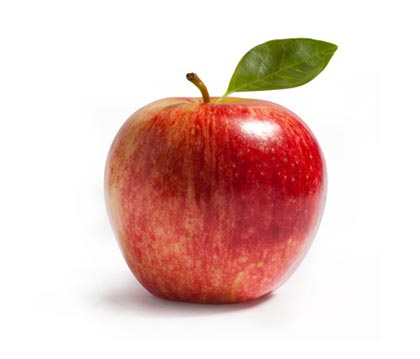
#> input picture apple.jpg, 420 x 359 px
$ python -i cv_test02.py   (imports and definitions only)
#> lines starting #> are read from the running program, lines starting #| are printed output that depends on the picture; after the words box and inside, x2 and y2 are one past the last pixel; in counts of white or black regions, pixels touching at a corner belong together
#!/usr/local/bin/python
#! -*- coding: utf-8 -*-

import numpy as np
import cv2

# 指定した画像(path)の物体を検出し、外接矩形の画像を出力します
def detect_contour(path):

  # 画像を読込
#> called with path = 'apple.jpg'
  src = cv2.imread(path, cv2.IMREAD_COLOR)
#> src is the input picture: shape (359, 420, 3); mean B, G, R 196.7, 201.9, 230.7

  # グレースケール画像へ変換
  gray = cv2.cvtColor(src, cv2.COLOR_BGR2GRAY)
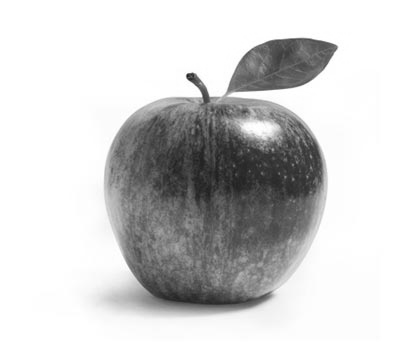
#> gray: shape (359, 420); min 27, max 255, mean 209.9

  # 2値化
  retval, bw = cv2.threshold(gray, 50, 255, cv2.THRESH_BINARY | cv2.THRESH_OTSU)
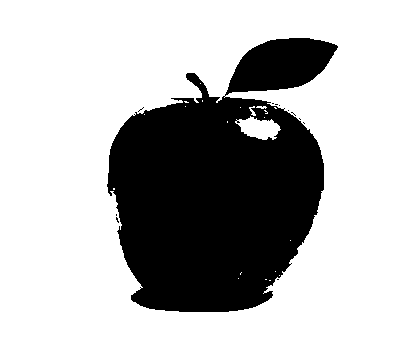
#> bw: shape (359, 420); 72.6% white; 12 black regions (11 under 20 px)
#> retval = 175

  # 輪郭を抽出
  #   contours : [領域][Point No][0][x=0, y=1]
  #   cv2.CHAIN_APPROX_NONE: 中間点も保持する
  #   cv2.CHAIN_APPROX_SIMPLE: 中間点は保持しない
  contours, hierarchy = cv2.findContours(bw, cv2.RETR_LIST, cv2.CHAIN_APPROX_NONE)
#> contours = 49 contours, 45 with area under 20; largest, box (x1, y1, x2, y2) and area: (0, 0, 420, 359) 150002, (106, 72, 325, 313) 38246, (224, 37, 339, 97) 4331, (235, 116, 281, 140) 626

  # 矩形検出された数（デフォルトで0を指定）
  detect_count = 0

  # 各輪郭に対する処理
  for i in range(0, len(contours)):

    # 輪郭の領域を計算
    area = cv2.contourArea(contours[i])

    # ノイズ（小さすぎる領域）と全体の輪郭（大きすぎる領域）を除外
    if area < 1e2 or 1e5 < area:
      continue

    # 外接矩形
    if len(contours[i]) > 0:
      rect = contours[i]
      x, y, w, h = cv2.boundingRect(rect)
      cv2.rectangle(src, (x, y), (x + w, y + h), (0, 255, 0), 2)

      # 外接矩形毎に画像を保存
      #cv2.imwrite('{ファイルパス}' + str(detect_count) + '.jpg', src[y:y + h, x:x + w])
      cv2.imwrite('aho.jpg', src[y:y + h, x:x + w])
#> this loop made 49 passes
#> (area, x, y, w, h) on passes 21, 47, 48: (625.5, 235, 116, 46, 24), (38246.5, 106, 72, 219, 241), (4331, 224, 37, 115, 60)
#> area on pass 49: 150002
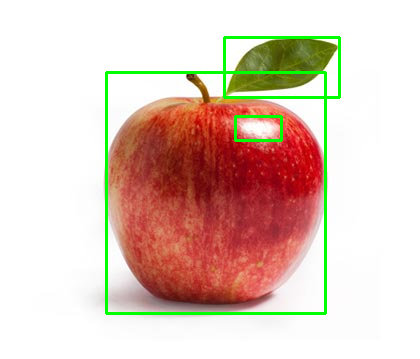
#> src: shape (359, 420, 3); 2.79% of pixels changed, all inside (x1, y1, x2, y2) = (105, 36, 341, 315)
      #detect_count = detect_count + 1

  # 外接矩形された画像を表示
  #cv2.imshow('output', src)
  cv2.imshow(src)
  cv2.waitKey(0)


  # 終了処理
  cv2.destroyAllWindows()

#if __name__ == '__main__':
  detect_contour('apple.jpg')
#> the loop in detect_contour (call 2), `for i in range(0, len(contours)):` made 49 passes

>>> result = detect_contour('apple.jpg')
